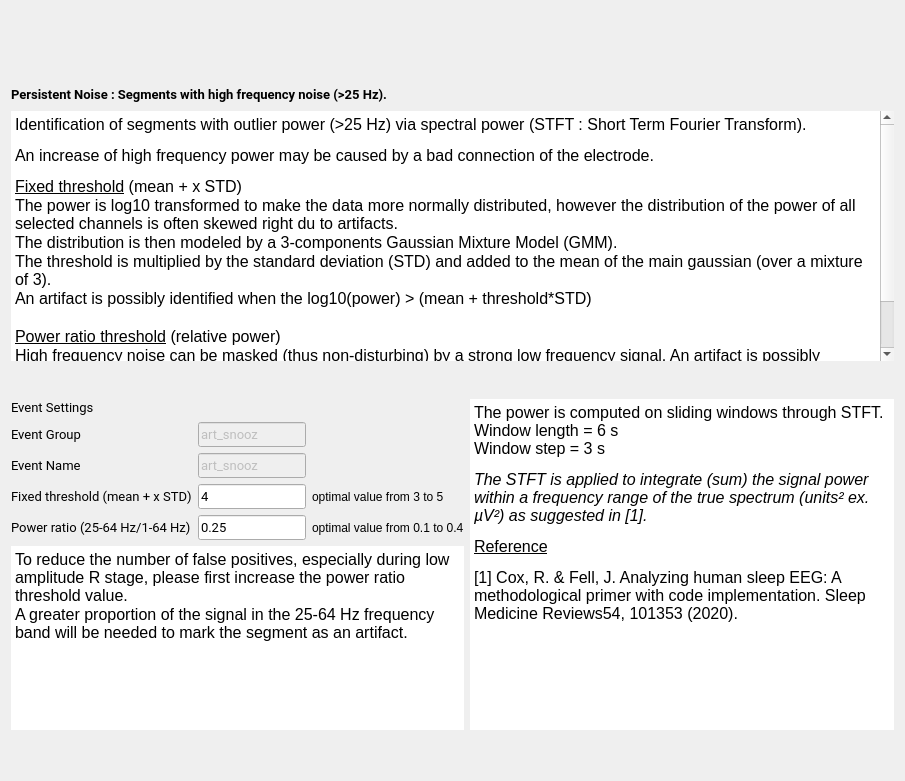
<ui version="4.0">
 <class>PersistentNoiseStep</class>
 <widget class="QWidget" name="PersistentNoiseStep">
  <property name="geometry">
   <rect>
    <x>0</x>
    <y>0</y>
    <width>905</width>
    <height>781</height>
   </rect>
  </property>
  <property name="windowTitle">
   <string>Form</string>
  </property>
  <property name="styleSheet">
   <string notr="true">font: 12pt "Roboto";</string>
  </property>
  <layout class="QVBoxLayout" name="verticalLayout_2">
   <item>
    <widget class="QScrollArea" name="scrollArea">
     <property name="sizePolicy">
      <sizepolicy hsizetype="Expanding" vsizetype="Preferred">
       <horstretch>0</horstretch>
       <verstretch>0</verstretch>
      </sizepolicy>
     </property>
     <property name="autoFillBackground">
      <bool>true</bool>
     </property>
     <property name="frameShape">
      <enum>QFrame::NoFrame</enum>
     </property>
     <property name="frameShadow">
      <enum>QFrame::Plain</enum>
     </property>
     <property name="lineWidth">
      <number>0</number>
     </property>
     <property name="widgetResizable">
      <bool>true</bool>
     </property>
     <widget class="QWidget" name="scrollAreaWidgetContents">
      <property name="geometry">
       <rect>
        <x>0</x>
        <y>0</y>
        <width>1543</width>
        <height>181</height>
       </rect>
      </property>
      <layout class="QHBoxLayout" name="horizontalLayout">
       <item>
        <widget class="QLabel" name="label_10">
         <property name="text">
          <string />
         </property>
         <property name="pixmap">
          <pixmap resource="high_freq_noise_res.qrc">:/high_freq_noise/persistent_noise.png</pixmap>
         </property>
         <property name="alignment">
          <set>Qt::AlignCenter</set>
         </property>
        </widget>
       </item>
      </layout>
     </widget>
    </widget>
   </item>
   <item>
    <layout class="QVBoxLayout" name="verticalLayout_3">
     <item>
      <widget class="QLabel" name="label_9">
       <property name="minimumSize">
        <size>
         <width>0</width>
         <height>20</height>
        </size>
       </property>
       <property name="maximumSize">
        <size>
         <width>16777215</width>
         <height>30</height>
        </size>
       </property>
       <property name="font">
        <font>
         <family>Roboto</family>
         <pointsize>10</pointsize>
         <weight>50</weight>
         <italic>false</italic>
         <bold>false</bold>
        </font>
       </property>
       <property name="frameShape">
        <enum>QFrame::NoFrame</enum>
       </property>
       <property name="lineWidth">
        <number>0</number>
       </property>
       <property name="text">
        <string>&lt;html&gt;&lt;head/&gt;&lt;body&gt;&lt;p&gt;&lt;span style=" font-weight:600;"&gt;Persistent Noise : Segments with high frequency noise (&amp;gt;25 Hz).&lt;/span&gt;&lt;/p&gt;&lt;/body&gt;&lt;/html&gt;</string>
       </property>
      </widget>
     </item>
     <item>
      <widget class="QTextEdit" name="description_textEdit">
       <property name="sizePolicy">
        <sizepolicy hsizetype="Expanding" vsizetype="Expanding">
         <horstretch>0</horstretch>
         <verstretch>5</verstretch>
        </sizepolicy>
       </property>
       <property name="minimumSize">
        <size>
         <width>0</width>
         <height>250</height>
        </size>
       </property>
       <property name="styleSheet">
        <string notr="true" />
       </property>
       <property name="frameShape">
        <enum>QFrame::NoFrame</enum>
       </property>
       <property name="frameShadow">
        <enum>QFrame::Plain</enum>
       </property>
       <property name="lineWidth">
        <number>0</number>
       </property>
       <property name="readOnly">
        <bool>true</bool>
       </property>
       <property name="html">
        <string>&lt;!DOCTYPE HTML PUBLIC "-//W3C//DTD HTML 4.0//EN" "http://www.w3.org/TR/REC-html40/strict.dtd"&gt;
&lt;html&gt;&lt;head&gt;&lt;meta name="qrichtext" content="1" /&gt;&lt;style type="text/css"&gt;
p, li { white-space: pre-wrap; }
&lt;/style&gt;&lt;/head&gt;&lt;body style=" font-family:'Roboto'; font-size:12pt; font-weight:400; font-style:normal;"&gt;
&lt;p style=" margin-top:12px; margin-bottom:12px; margin-left:0px; margin-right:0px; -qt-block-indent:0; text-indent:0px;"&gt;&lt;span style=" color:#000000;"&gt;Identification of segments with outlier power (&amp;gt;25 Hz) via spectral power (STFT : Short Term Fourier Transform).&lt;/span&gt;&lt;/p&gt;
&lt;p style=" margin-top:12px; margin-bottom:12px; margin-left:0px; margin-right:0px; -qt-block-indent:0; text-indent:0px;"&gt;&lt;span style=" color:#000000;"&gt;An increase of high frequency power may be caused by a bad connection of the electrode.&lt;/span&gt;&lt;/p&gt;
&lt;p style=" margin-top:0px; margin-bottom:0px; margin-left:0px; margin-right:0px; -qt-block-indent:0; text-indent:0px;"&gt;&lt;span style=" text-decoration: underline;"&gt;Fixed threshold&lt;/span&gt;&lt;span style=" color:#000000;"&gt; (mean + x STD)&lt;/span&gt;&lt;/p&gt;
&lt;p style=" margin-top:0px; margin-bottom:0px; margin-left:0px; margin-right:0px; -qt-block-indent:0; text-indent:0px;"&gt;The power is log10 transformed to make the data more normally distributed, however the distribution of the power of all selected channels is often skewed right du to artifacts.&lt;/p&gt;
&lt;p style=" margin-top:0px; margin-bottom:0px; margin-left:0px; margin-right:0px; -qt-block-indent:0; text-indent:0px;"&gt;The distribution is then modeled by a 3-components Gaussian Mixture Model (GMM).&lt;/p&gt;
&lt;p style=" margin-top:0px; margin-bottom:0px; margin-left:0px; margin-right:0px; -qt-block-indent:0; text-indent:0px;"&gt;The threshold is multiplied by the standard deviation (STD) and added to the mean of the main gaussian (over a mixture of 3).&lt;/p&gt;
&lt;p style=" margin-top:0px; margin-bottom:0px; margin-left:0px; margin-right:0px; -qt-block-indent:0; text-indent:0px;"&gt;An artifact is possibly identified when the log10(power) &amp;gt; (mean + threshold*STD)&lt;/p&gt;
&lt;p style="-qt-paragraph-type:empty; margin-top:0px; margin-bottom:0px; margin-left:0px; margin-right:0px; -qt-block-indent:0; text-indent:0px;"&gt;&lt;br /&gt;&lt;/p&gt;
&lt;p style=" margin-top:0px; margin-bottom:0px; margin-left:0px; margin-right:0px; -qt-block-indent:0; text-indent:0px;"&gt;&lt;span style=" text-decoration: underline;"&gt;Power ratio threshold&lt;/span&gt; (relative power)&lt;/p&gt;
&lt;p style=" margin-top:0px; margin-bottom:0px; margin-left:0px; margin-right:0px; -qt-block-indent:0; text-indent:0px;"&gt;High frequency noise can be masked (thus non-disturbing) by a strong low frequency signal. An artifact is possibly identified when the relative power (25-64 Hz)/(1-64 Hz) &amp;gt; threshold.&lt;/p&gt;
&lt;p style="-qt-paragraph-type:empty; margin-top:0px; margin-bottom:0px; margin-left:0px; margin-right:0px; -qt-block-indent:0; text-indent:0px;"&gt;&lt;br /&gt;&lt;/p&gt;
&lt;p style=" margin-top:0px; margin-bottom:0px; margin-left:0px; margin-right:0px; -qt-block-indent:0; text-indent:0px;"&gt;A segment whose power exceeds the 2 thresholds is considered an artifact.&lt;/p&gt;&lt;/body&gt;&lt;/html&gt;</string>
       </property>
      </widget>
     </item>
     <item>
      <spacer name="verticalSpacer">
       <property name="orientation">
        <enum>Qt::Vertical</enum>
       </property>
       <property name="sizeHint" stdset="0">
        <size>
         <width>20</width>
         <height>40</height>
        </size>
       </property>
      </spacer>
     </item>
    </layout>
   </item>
   <item>
    <layout class="QGridLayout" name="gridLayout_2">
     <item row="0" column="0">
      <layout class="QVBoxLayout" name="verticalLayout">
       <item>
        <widget class="QLabel" name="label_4">
         <property name="maximumSize">
          <size>
           <width>16777215</width>
           <height>20</height>
          </size>
         </property>
         <property name="font">
          <font>
           <family>Roboto</family>
           <pointsize>10</pointsize>
           <weight>50</weight>
           <italic>false</italic>
           <bold>false</bold>
          </font>
         </property>
         <property name="text">
          <string>Event Settings</string>
         </property>
        </widget>
       </item>
       <item>
        <layout class="QGridLayout" name="gridLayout">
         <item row="0" column="0">
          <widget class="QLabel" name="label_3">
           <property name="minimumSize">
            <size>
             <width>140</width>
             <height>0</height>
            </size>
           </property>
           <property name="font">
            <font>
             <family>Roboto</family>
             <pointsize>10</pointsize>
             <weight>50</weight>
             <italic>false</italic>
             <bold>false</bold>
            </font>
           </property>
           <property name="text">
            <string>Event Group</string>
           </property>
          </widget>
         </item>
         <item row="0" column="1">
          <widget class="QLineEdit" name="group_lineEdit">
           <property name="enabled">
            <bool>false</bool>
           </property>
           <property name="maximumSize">
            <size>
             <width>250</width>
             <height>16777215</height>
            </size>
           </property>
           <property name="font">
            <font>
             <family>Roboto</family>
             <pointsize>10</pointsize>
             <weight>50</weight>
             <italic>false</italic>
             <bold>false</bold>
            </font>
           </property>
           <property name="toolTip">
            <string>In which "Event Group" the detected artifact are added (label in the annotation file). Go to the general Detectors Settings to edit the group.</string>
           </property>
           <property name="text">
            <string>art_snooz</string>
           </property>
          </widget>
         </item>
         <item row="1" column="0">
          <widget class="QLabel" name="label_11">
           <property name="minimumSize">
            <size>
             <width>140</width>
             <height>0</height>
            </size>
           </property>
           <property name="font">
            <font>
             <family>Roboto</family>
             <pointsize>10</pointsize>
             <weight>50</weight>
             <italic>false</italic>
             <bold>false</bold>
            </font>
           </property>
           <property name="text">
            <string>Event Name</string>
           </property>
          </widget>
         </item>
         <item row="1" column="1">
          <widget class="QLineEdit" name="name_fixe_lineEdit">
           <property name="enabled">
            <bool>false</bool>
           </property>
           <property name="maximumSize">
            <size>
             <width>250</width>
             <height>16777215</height>
            </size>
           </property>
           <property name="font">
            <font>
             <family>Roboto</family>
             <pointsize>10</pointsize>
             <weight>50</weight>
             <italic>false</italic>
             <bold>false</bold>
            </font>
           </property>
           <property name="toolTip">
            <string>The event name of the detected artifact (label in the annotation file). Go to the general Detectors Settings to edit the name.</string>
           </property>
           <property name="text">
            <string>art_snooz</string>
           </property>
          </widget>
         </item>
         <item row="2" column="0">
          <widget class="QLabel" name="label_5">
           <property name="minimumSize">
            <size>
             <width>140</width>
             <height>0</height>
            </size>
           </property>
           <property name="font">
            <font>
             <family>Roboto</family>
             <pointsize>10</pointsize>
             <weight>50</weight>
             <italic>false</italic>
             <bold>false</bold>
            </font>
           </property>
           <property name="midLineWidth">
            <number>0</number>
           </property>
           <property name="text">
            <string>&lt;html&gt;&lt;head/&gt;&lt;body&gt;&lt;p&gt;Fixed threshold (mean + x STD)&lt;/p&gt;&lt;/body&gt;&lt;/html&gt;</string>
           </property>
           <property name="textFormat">
            <enum>Qt::RichText</enum>
           </property>
          </widget>
         </item>
         <item row="2" column="1">
          <widget class="QLineEdit" name="tresh_fixe_lineEdit">
           <property name="maximumSize">
            <size>
             <width>250</width>
             <height>16777215</height>
            </size>
           </property>
           <property name="font">
            <font>
             <family>Roboto</family>
             <pointsize>10</pointsize>
             <weight>50</weight>
             <italic>false</italic>
             <bold>false</bold>
            </font>
           </property>
           <property name="toolTip">
            <string>The threshold value to identify the artefact.  Its units is x times the baseline standard deviation.</string>
           </property>
           <property name="text">
            <string>4</string>
           </property>
          </widget>
         </item>
         <item row="2" column="2">
          <widget class="QLabel" name="label_2">
           <property name="text">
            <string>optimal value from 3 to 5</string>
           </property>
          </widget>
         </item>
         <item row="3" column="0">
          <widget class="QLabel" name="label">
           <property name="font">
            <font>
             <family>Roboto</family>
             <pointsize>10</pointsize>
             <weight>50</weight>
             <italic>false</italic>
             <bold>false</bold>
            </font>
           </property>
           <property name="text">
            <string>Power ratio (25-64 Hz/1-64 Hz)</string>
           </property>
          </widget>
         </item>
         <item row="3" column="1">
          <widget class="QLineEdit" name="thres_ratio_lineEdit">
           <property name="minimumSize">
            <size>
             <width>0</width>
             <height>0</height>
            </size>
           </property>
           <property name="maximumSize">
            <size>
             <width>250</width>
             <height>16777215</height>
            </size>
           </property>
           <property name="font">
            <font>
             <family>Roboto</family>
             <pointsize>10</pointsize>
             <weight>50</weight>
             <italic>false</italic>
             <bold>false</bold>
            </font>
           </property>
           <property name="text">
            <string>0.25</string>
           </property>
          </widget>
         </item>
         <item row="3" column="2">
          <widget class="QLabel" name="label_6">
           <property name="text">
            <string>optimal value from 0.1 to 0.4</string>
           </property>
          </widget>
         </item>
        </layout>
       </item>
      </layout>
     </item>
     <item row="0" column="1" rowspan="2">
      <widget class="QTextEdit" name="settings_textEdit">
       <property name="maximumSize">
        <size>
         <width>16777215</width>
         <height>16777215</height>
        </size>
       </property>
       <property name="focusPolicy">
        <enum>Qt::NoFocus</enum>
       </property>
       <property name="contextMenuPolicy">
        <enum>Qt::NoContextMenu</enum>
       </property>
       <property name="acceptDrops">
        <bool>false</bool>
       </property>
       <property name="styleSheet">
        <string notr="true" />
       </property>
       <property name="frameShape">
        <enum>QFrame::HLine</enum>
       </property>
       <property name="frameShadow">
        <enum>QFrame::Plain</enum>
       </property>
       <property name="lineWidth">
        <number>0</number>
       </property>
       <property name="readOnly">
        <bool>true</bool>
       </property>
       <property name="html">
        <string>&lt;!DOCTYPE HTML PUBLIC "-//W3C//DTD HTML 4.0//EN" "http://www.w3.org/TR/REC-html40/strict.dtd"&gt;
&lt;html&gt;&lt;head&gt;&lt;meta name="qrichtext" content="1" /&gt;&lt;style type="text/css"&gt;
p, li { white-space: pre-wrap; }
&lt;/style&gt;&lt;/head&gt;&lt;body style=" font-family:'Roboto'; font-size:12pt; font-weight:400; font-style:normal;"&gt;
&lt;p style=" margin-top:12px; margin-bottom:12px; margin-left:0px; margin-right:0px; -qt-block-indent:0; text-indent:0px;"&gt;&lt;span style=" color:#000000;"&gt;The power is computed on sliding windows through STFT.&lt;br /&gt;Window length = 6 s&lt;br /&gt;Window step = 3 s &lt;/span&gt;&lt;/p&gt;
&lt;p style=" margin-top:12px; margin-bottom:12px; margin-left:0px; margin-right:0px; -qt-block-indent:0; text-indent:0px;"&gt;&lt;span style=" font-style:italic; color:#000000;"&gt;The STFT is applied to integrate (sum) the signal power within a frequency range of the true spectrum (units&#178; ex. &#181;V&#178;) as suggested in [1].&lt;/span&gt;&lt;/p&gt;
&lt;p style=" margin-top:12px; margin-bottom:12px; margin-left:0px; margin-right:0px; -qt-block-indent:0; text-indent:0px;"&gt;&lt;a href="https://pubmed.ncbi.nlm.nih.gov/12723066/"&gt;&lt;span style=" text-decoration: underline; color:#000000;"&gt;Reference&lt;/span&gt;&lt;/a&gt;&lt;/p&gt;
&lt;p style=" margin-top:12px; margin-bottom:12px; margin-left:0px; margin-right:0px; -qt-block-indent:0; text-indent:0px;"&gt;&lt;span style=" color:#000000;"&gt;[1] Cox, R. &amp;amp; Fell, J. Analyzing human sleep EEG: A methodological primer with code implementation. Sleep Medicine Reviews54, 101353 (2020).&lt;/span&gt;&lt;/p&gt;&lt;/body&gt;&lt;/html&gt;</string>
       </property>
      </widget>
     </item>
     <item row="1" column="0">
      <widget class="QTextEdit" name="textEdit">
       <property name="maximumSize">
        <size>
         <width>16777215</width>
         <height>16777215</height>
        </size>
       </property>
       <property name="frameShape">
        <enum>QFrame::HLine</enum>
       </property>
       <property name="lineWidth">
        <number>0</number>
       </property>
       <property name="readOnly">
        <bool>true</bool>
       </property>
       <property name="html">
        <string>&lt;!DOCTYPE HTML PUBLIC "-//W3C//DTD HTML 4.0//EN" "http://www.w3.org/TR/REC-html40/strict.dtd"&gt;
&lt;html&gt;&lt;head&gt;&lt;meta name="qrichtext" content="1" /&gt;&lt;style type="text/css"&gt;
p, li { white-space: pre-wrap; }
&lt;/style&gt;&lt;/head&gt;&lt;body style=" font-family:'Roboto'; font-size:12pt; font-weight:400; font-style:normal;"&gt;
&lt;p style=" margin-top:0px; margin-bottom:0px; margin-left:0px; margin-right:0px; -qt-block-indent:0; text-indent:0px;"&gt;To reduce the number of false positives, especially during low amplitude R stage, please first increase the power ratio threshold value.&lt;/p&gt;
&lt;p style=" margin-top:0px; margin-bottom:0px; margin-left:0px; margin-right:0px; -qt-block-indent:0; text-indent:0px;"&gt;A greater proportion of the signal in the 25-64 Hz frequency band will be needed to mark the segment as an artifact.&lt;/p&gt;&lt;/body&gt;&lt;/html&gt;</string>
       </property>
      </widget>
     </item>
    </layout>
   </item>
   <item>
    <spacer name="verticalSpacer_3">
     <property name="orientation">
      <enum>Qt::Vertical</enum>
     </property>
     <property name="sizeType">
      <enum>QSizePolicy::Minimum</enum>
     </property>
     <property name="sizeHint" stdset="0">
      <size>
       <width>20</width>
       <height>40</height>
      </size>
     </property>
    </spacer>
   </item>
  </layout>
 </widget>
 <resources>
  <include location="high_freq_noise_res.qrc" />
 <include location="../../../../../scinodes_poc/src/main/python/ui/themes/themes.qrc" /></resources>
 <connections />
 <slots>
  <slot>on_choose()</slot>
  <slot>on_input_format_changed()</slot>
 </slots>
</ui>
